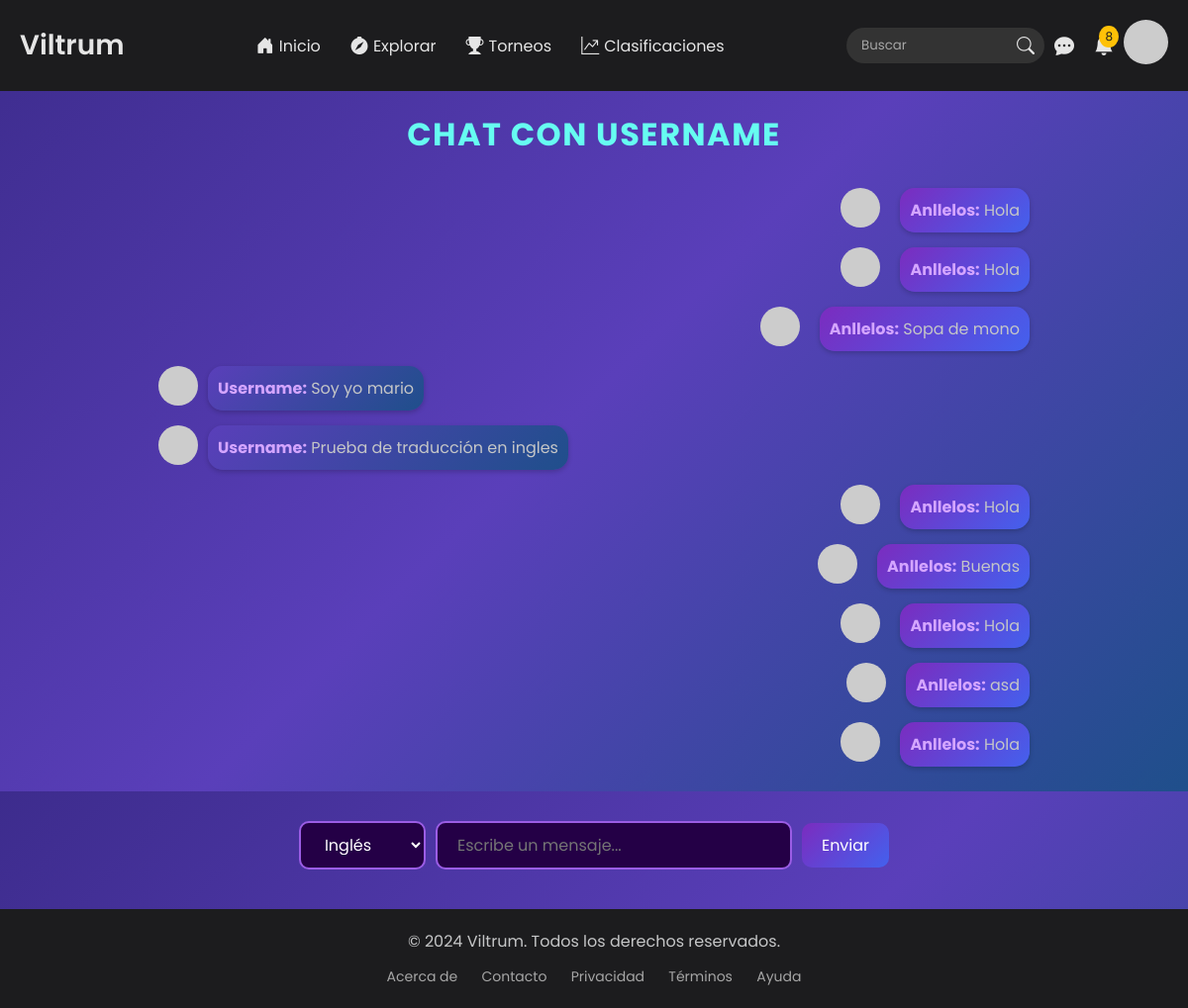
/chat/room/43T9WXbfXderhbAyuft7Bx (signed in), run on the app's committed database.
### chat/models.py (models this page shows, shortened)
class GroupMessage(models.Model):
    group = models.ForeignKey(ChatGroup, related_name='chat_messages', on_delete=models.CASCADE)
    author = models.ForeignKey(User, on_delete=models.CASCADE)
    body = models.CharField(max_length=300)
    created = models.DateTimeField(auto_now_add=True)

### chat/views.py (the view, shortened to what this page needs)
# urls.py: path('chat/room/<str:chatroom_name>', views.chat_view, name='chatroom'),
@login_required
def chat_view(request, chatroom_name):
    chat_group = get_object_or_404(ChatGroup, group_name=chatroom_name)
    chat_messages = chat_group.chat_messages.all().order_by('-created')[:10]
    chat_messages = list(chat_messages)
    chat_messages.reverse()
    form = ChatMessageCreateForm()
    other_user = None
    if chat_group.is_private:
        if request.user not in chat_group.members.all():
            raise Http404()
        other_user = next((member for member in chat_group.members.all() if member != request.user), None)
    data_context = {
        'chat_messages': chat_messages,
        'form': form,
        'other_user': other_user,
        'chatroom_name': chatroom_name
    }
    return render(request, 'chat.html', data_context)

### chat/form.py
class ChatMessageCreateForm(ModelForm):
    class Meta:
        model = GroupMessage
        fields = ['body']

### core/context_processors.py (called while the page is built)
def user_role(request):
    if request.user.is_authenticated:
        if request.user.groups.filter(name='Sponsor').exists():
            return {'role': 'sponsor'}
        elif request.user.groups.filter(name='Gamer').exists():
            return {'role': 'gamer'}
        else:
            return {'role': 'other'}
    return {'role': 'guest'}

def notifications(request):
    if request.user.is_authenticated:
        notifications = NotificationSystem.objects.filter(receiver=request.user).order_by('-created_at')[:8]
        return {'notifications': notifications}
    return {'notifications': []}

def verification(request):
    if request.user.is_authenticated:
        verificate = ExtendedData.objects.filter(user=request.user, user_verification=True)
        if verificate.exists():
            return {'verified':True}
        else:
            return {'verified':False}
    return {'verified':False}

### chat/templates/chat.html (shortened to what this page needs)
{% extends 'template.html' %}
{% load static %}
{% block extra_css %}
<link rel="stylesheet" href="{% static 'chat/css/chat.css' %}">
{% endblock %}
{% block content %}
<div class="chat-page">
    <div class="chat-header">
        <h2 class="chat-title">Chat con <span class="username-highlight">{{ other_user.username }}</span></h2>
    </div>
    <div class="chat-messages" id="chat-messages">
        {% for message in chat_messages %}
        <div class="message {% if message.author == user %}outgoing{% else %}incoming{% endif %}">
            <img src="{% if message.author.profile_img %}{{ message.author.profile_img.url }}{% else %}https://ui-avatars.com/api/?name={{ message.author.username }}{% endif %}" alt="Avatar" class="avatar">
            <div class="message-content">
                <strong class="message-author">{{ message.author.username }}:</strong>
                <span class="message-body">{{ message.body }}</span>
            </div>
        </div>
        {% empty %}
        <p class="no-messages">No hay mensajes aún por leer.</p>
        {% endfor %}
    </div>
    <div class="chat-input-container">
        <form id="chat-messages_form">
            <div class="input-group">
                <select name="language" id="language" class="styled-select">
                    <option value="English">Inglés</option>
                </select>
                <input type="text" id="message-input" name="body" placeholder="Escribe un mensaje..." required class="styled-input">
                <button type="submit" class="send-button">Enviar</button>
            </div>
        </form>
    </div>
</div>
{% endblock %}

### core/static/core/css/template.css (style rules this page uses)
* { font-family: 'Poppins', sans-serif; margin: 0; padding: 0; box-sizing: border-box; }
body { background-color: #1C1C1E; color: #E5E5E5; display: flex; flex-direction: column; min-height: 100vh; }

### chat/static/chat/css/chat.css (style rules this page uses)
* { margin: 0; padding: 0; box-sizing: border-box; }
body { font-family: 'Roboto', sans-serif; background: linear-gradient(135deg, #3d2c8d 0%, #5a3fba 50%, #1f4f8b 100%); color: #c5c6c7; display: flex; flex-direction: column; height: 100vh; overflow: hidden; }
.chat-page { display: flex; flex-direction: column; justify-content: center; align-items: center; flex-grow: 1; width: 80%; max-width: 1200px; height: 100%; margin: 0 auto; background-color: transparent; border-radius: 15px; padding: 20px; }
.chat-header { text-align: center; padding-bottom: 10px; }
.chat-title { color: #66fcf1; font-size: 2rem; text-transform: uppercase; letter-spacing: 1.5px; }
.chat-messages { flex-grow: 1; padding: 20px; width: 100%; overflow-y: auto; margin-bottom: 20px; }
.message { display: flex; align-items: center; margin-bottom: 15px; width: 100%; }
.message.outgoing { justify-content: flex-end; align-items: flex-start; }
.message.incoming { justify-content: flex-start; align-items: flex-start; }
.avatar { width: 40px; height: 40px; border-radius: 50%; margin-right: 10px; }
.message-content { background: linear-gradient(135deg, #5a3fba 0%, #1f4f8b 100%); border-radius: 15px; padding: 10px; max-width: 60%; box-shadow: 0 2px 5px rgba(0, 0, 0, 0.2); }
.message.outgoing .message-content { background: linear-gradient(135deg, #7b2cbf, #4361ee); color: white; margin-left: 10px; }
.message.incoming .message-content { background: linear-gradient(135deg, #5a3fba, #1f4f8b); color: white; margin-right: 10px; }
.message-author { font-weight: bold; color: #d4a5ff; }
.message-body { margin-top: 5px; color: #c5c6c7; }
.chat-input-container { display: flex; justify-content: center; align-items: center; background-color: transparent; border: none; padding: 0; margin-bottom: 20px; }
.input-group { display: flex; gap: 10px; justify-content: center; align-items: center; width: auto; }
.styled-select, .styled-input, .send-button { width: auto; padding: 10px 20px; border-radius: 10px; font-size: 1rem; }
.styled-select { background-color: #240046; color: #fff; border: 2px solid #9b5de5; }
.styled-input { background-color: #240046; border: 2px solid #9b5de5; color: #fff; }
.send-button { background: linear-gradient(135deg, #7b2cbf, #4361ee); color: #fff; border: none; padding: 10px 20px; cursor: pointer; }

### data on the page
GroupMessage: author.username "Anllelos", body "Hola"
GroupMessage: author.username "Anllelos", body "Hola"
GroupMessage: author.username "Anllelos", body "Sopa de mono"
GroupMessage: author.username "Username", body "Soy yo mario"
GroupMessage: author.username "Username", body "Prueba de traducción en ingles"
GroupMessage: author.username "Anllelos", body "Hola"
GroupMessage: author.username "Anllelos", body "Buenas"
GroupMessage: author.username "Anllelos", body "Hola"
GroupMessage: author.username "Anllelos", body "asd"
GroupMessage: author.username "Anllelos", body "Hola"

### other printed values
{{ notifications|length }} "8"
{{ other_user.username }} "USERNAME"
